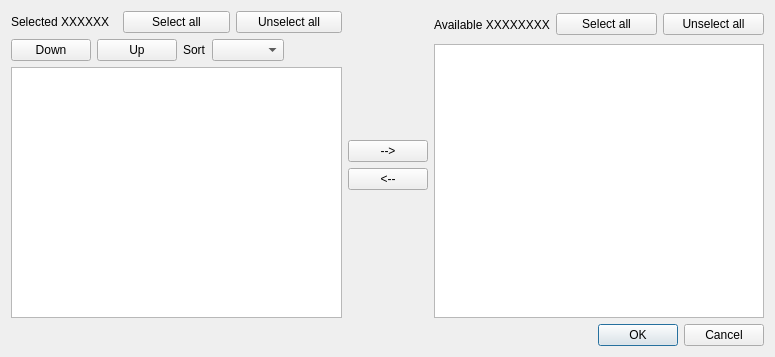
<?xml version="1.0" encoding="UTF-8"?>
<ui version="4.0">
 <class>mdtItemsSelectorDialog</class>
 <widget class="QDialog" name="mdtItemsSelectorDialog">
  <property name="geometry">
   <rect>
    <x>0</x>
    <y>0</y>
    <width>775</width>
    <height>357</height>
   </rect>
  </property>
  <property name="windowTitle">
   <string>Dialog</string>
  </property>
  <layout class="QVBoxLayout" name="verticalLayout_4">
   <item>
    <layout class="QHBoxLayout" name="horizontalLayout_4">
     <item>
      <layout class="QVBoxLayout" name="verticalLayout">
       <item>
        <layout class="QHBoxLayout" name="horizontalLayout">
         <item>
          <widget class="QLabel" name="lbSelectedItems">
           <property name="text">
            <string>Selected XXXXXX</string>
           </property>
          </widget>
         </item>
         <item>
          <widget class="QPushButton" name="pbSelectAllSelectedItems">
           <property name="text">
            <string>Select all</string>
           </property>
          </widget>
         </item>
         <item>
          <widget class="QPushButton" name="pbUnselectAllSelectedItems">
           <property name="text">
            <string>Unselect all</string>
           </property>
          </widget>
         </item>
        </layout>
       </item>
       <item>
        <layout class="QHBoxLayout" name="horizontalLayout_3">
         <item>
          <widget class="QPushButton" name="pbDown">
           <property name="text">
            <string>Down</string>
           </property>
          </widget>
         </item>
         <item>
          <widget class="QPushButton" name="pbUp">
           <property name="text">
            <string>Up</string>
           </property>
          </widget>
         </item>
         <item>
          <widget class="QLabel" name="lbSortOrder">
           <property name="text">
            <string>Sort</string>
           </property>
           <property name="buddy">
            <cstring>cbSortOrder</cstring>
           </property>
          </widget>
         </item>
         <item>
          <widget class="QComboBox" name="cbSortOrder"/>
         </item>
         <item>
          <spacer name="horizontalSpacer">
           <property name="orientation">
            <enum>Qt::Horizontal</enum>
           </property>
           <property name="sizeHint" stdset="0">
            <size>
             <width>40</width>
             <height>20</height>
            </size>
           </property>
          </spacer>
         </item>
        </layout>
       </item>
       <item>
        <widget class="QListView" name="lwSelectedItems"/>
       </item>
      </layout>
     </item>
     <item>
      <layout class="QVBoxLayout" name="verticalLayout_3">
       <item>
        <spacer name="verticalSpacer_2">
         <property name="orientation">
          <enum>Qt::Vertical</enum>
         </property>
         <property name="sizeHint" stdset="0">
          <size>
           <width>20</width>
           <height>40</height>
          </size>
         </property>
        </spacer>
       </item>
       <item>
        <widget class="QPushButton" name="pbRight">
         <property name="text">
          <string>--&gt;</string>
         </property>
        </widget>
       </item>
       <item>
        <widget class="QPushButton" name="pbLeft">
         <property name="text">
          <string>&lt;--</string>
         </property>
        </widget>
       </item>
       <item>
        <spacer name="verticalSpacer">
         <property name="orientation">
          <enum>Qt::Vertical</enum>
         </property>
         <property name="sizeHint" stdset="0">
          <size>
           <width>20</width>
           <height>40</height>
          </size>
         </property>
        </spacer>
       </item>
      </layout>
     </item>
     <item>
      <layout class="QVBoxLayout" name="verticalLayout_2">
       <item>
        <layout class="QHBoxLayout" name="horizontalLayout_2">
         <item>
          <widget class="QLabel" name="lbAvailableItems">
           <property name="minimumSize">
            <size>
             <width>0</width>
             <height>27</height>
            </size>
           </property>
           <property name="text">
            <string>Available XXXXXXXX</string>
           </property>
          </widget>
         </item>
         <item>
          <widget class="QPushButton" name="pbSelectAllAvailableItems">
           <property name="text">
            <string>Select all</string>
           </property>
          </widget>
         </item>
         <item>
          <widget class="QPushButton" name="pbUnselectAllAvailableItems">
           <property name="text">
            <string>Unselect all</string>
           </property>
          </widget>
         </item>
        </layout>
       </item>
       <item>
        <widget class="QListView" name="lwAvailableItems"/>
       </item>
      </layout>
     </item>
    </layout>
   </item>
   <item>
    <widget class="QDialogButtonBox" name="buttonBox">
     <property name="orientation">
      <enum>Qt::Horizontal</enum>
     </property>
     <property name="standardButtons">
      <set>QDialogButtonBox::Cancel|QDialogButtonBox::Ok</set>
     </property>
    </widget>
   </item>
  </layout>
 </widget>
 <resources/>
 <connections>
  <connection>
   <sender>buttonBox</sender>
   <signal>accepted()</signal>
   <receiver>mdtItemsSelectorDialog</receiver>
   <slot>accept()</slot>
   <hints>
    <hint type="sourcelabel">
     <x>248</x>
     <y>254</y>
    </hint>
    <hint type="destinationlabel">
     <x>157</x>
     <y>274</y>
    </hint>
   </hints>
  </connection>
  <connection>
   <sender>buttonBox</sender>
   <signal>rejected()</signal>
   <receiver>mdtItemsSelectorDialog</receiver>
   <slot>reject()</slot>
   <hints>
    <hint type="sourcelabel">
     <x>316</x>
     <y>260</y>
    </hint>
    <hint type="destinationlabel">
     <x>286</x>
     <y>274</y>
    </hint>
   </hints>
  </connection>
 </connections>
</ui>
